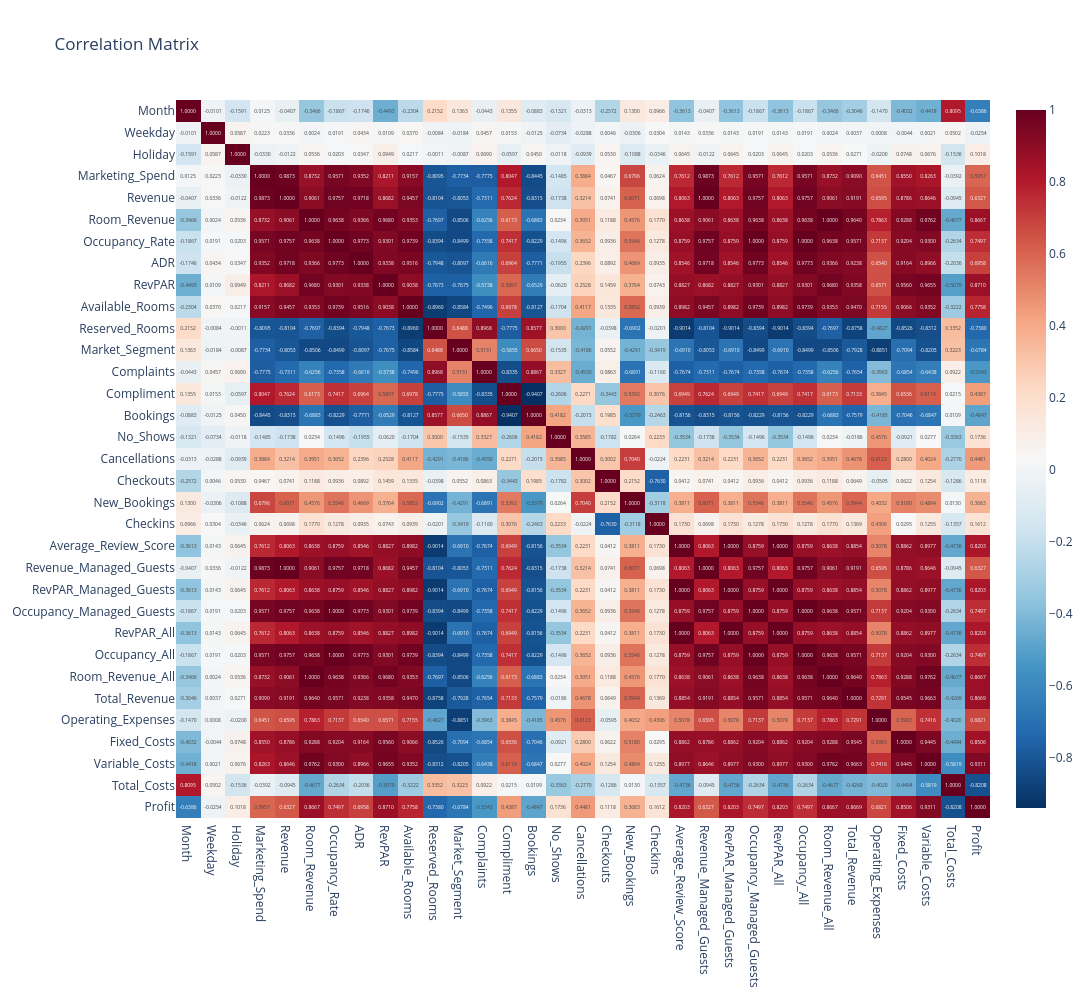

Notebook code for this chart:
### Code cell
corr=df.corr(numeric_only=True)
fig = px.imshow(corr,text_auto=".4f",color_continuous_scale="RdBu_r",aspect="auto",title="Correlation Matrix", height=1000, width=1800)
fig.update_layout()
fig.show()

### Figure 1 — Plotly figure (JSON) as saved in the notebook; plotly's stock layout.template omitted (floating-point values rounded to 4 significant figures; data arrays with more than 128 entries replaced by an {"elided": "..."} marker saying what was removed)
{"data": [{"coloraxis": "coloraxis", "hovertemplate": "x: %{x}<br>y: %{y}<br>color: %{z}<extra></extra>", "name": "0", "texttemplate": "%{z:.4f}", "type": "heatmap", "x": ["Month", "Weekday", "Holiday", "Marketing_Spend", "Revenue", "Room_Revenue", "Occupancy_Rate", "ADR", "RevPAR", "Available_Rooms", "Reserved_Rooms", "Market_Segment", "Complaints", "Compliment", "Bookings", "No_Shows", "Cancellations", "Checkouts", "New_Bookings", "Checkins", "Average_Review_Score", "Revenue_Managed_Guests", "RevPAR_Managed_Guests", "Occupancy_Managed_Guests", "RevPAR_All", "Occupancy_All", "Room_Revenue_All", "Total_Revenue", "Operating_Expenses", "Fixed_Costs", "Variable_Costs", "Total_Costs", "Profit"], "xaxis": "x", "y": ["Month", "Weekday", "Holiday", "Marketing_Spend", "Revenue", "Room_Revenue", "Occupancy_Rate", "ADR", "RevPAR", "Available_Rooms", "Reserved_Rooms", "Market_Segment", "Complaints", "Compliment", "Bookings", "No_Shows", "Cancellations", "Checkouts", "New_Bookings", "Checkins", "Average_Review_Score", "Revenue_Managed_Guests", "RevPAR_Managed_Guests", "Occupancy_Managed_Guests", "RevPAR_All", "Occupancy_All", "Room_Revenue_All", "Total_Revenue", "Operating_Expenses", "Fixed_Costs", "Variable_Costs", "Total_Costs", "Profit"], "yaxis": "y", "z": {"elided": "33x33 float values"}}], "layout": {"coloraxis": {"autocolorscale": false, "colorscale": [[0, "rgb(5,48,97)"], [0.1, "rgb(33,102,172)"], [0.2, "rgb(67,147,195)"], [0.3, "rgb(146,197,222)"], [0.4, "rgb(209,229,240)"], [0.5, "rgb(247,247,247)"], [0.6, "rgb(253,219,199)"], [0.7, "rgb(244,165,130)"], [0.8, "rgb(214,96,77)"], [0.9, "rgb(178,24,43)"], [1, "rgb(103,0,31)"]]}, "height": 1000, "title": {"text": "Correlation Matrix"}, "width": 1800, "xaxis": {"anchor": "y", "domain": [0, 1]}, "yaxis": {"anchor": "x", "autorange": "reversed", "domain": [0, 1]}}}
